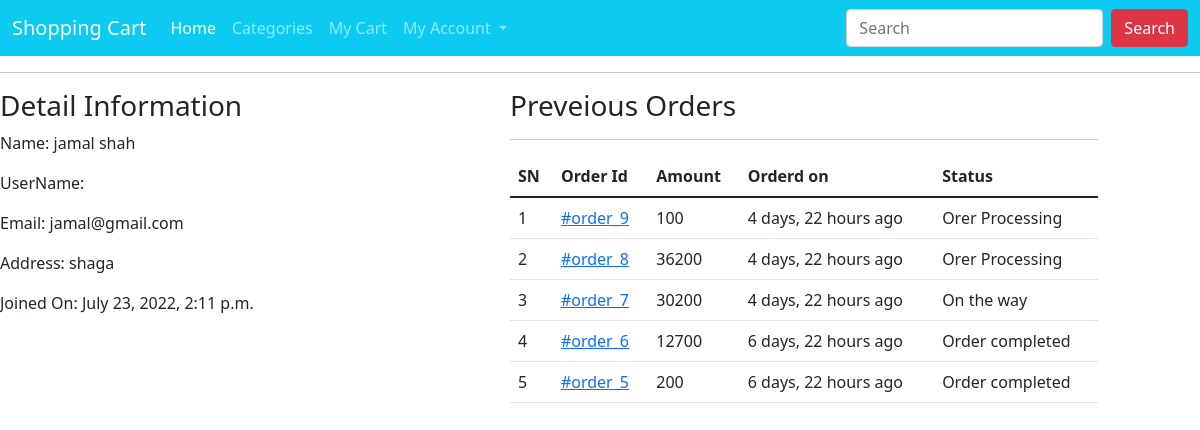
Screenshot of /profile/ (signed in) with the database file from the repository.
### ecomapp/models.py (models this page shows, shortened)
class Customer(models.Model):
    user=models.OneToOneField(User, on_delete=models.CASCADE)
    full_name=models.CharField(max_length=200)
    address=models.CharField(max_length=200, null=True, blank=True)
    joined_on=models.DateTimeField(auto_now_add=True)

class Order (models.Model):
    cart=models.OneToOneField(Cart, on_delete=models.CASCADE)
    ordered_by=models.CharField(max_length=200)
    shipping_address=models.CharField(max_length=200)
    mobile=models.CharField(max_length=10)
    email=models.EmailField(null=True, blank=True)
    subtotal=models.PositiveBigIntegerField()
    discount=models.PositiveBigIntegerField()
    total=models.PositiveBigIntegerField()
    order_status=models.CharField(max_length=50, choices=ORDER_STATUS)
    created_at=models.DateTimeField(auto_now_add=True)
    payment_method=models.CharField(max_length=20, choices=METHOD, default="Cash on Delivery")
    payment_completed=models.BooleanField(default=False, null=True, blank=True)

### ecomapp/views.py (the view)
# urls.py: path("profile/", CustomerProfileView.as_view(), name="customerprofile"),
class CustomerProfileView(TemplateView):
    template_name="customerprofile.html"
    def dispatch(self, request, *args, **kwargs):
        if request.user.is_authenticated and request.user.customer:
            pass
        else:
            return redirect("/login/?next=/profile/")
        return super().dispatch(request, *args, **kwargs)
    def get_context_data(self, **kwargs):
        context=super().get_context_data(**kwargs)
        customer=self.request.user.customer
        context['customer']=customer
        orders=Order.objects.filter(cart__customer=customer).order_by("-id")
        context["orders"]=orders
        return context

### templates/customerprofile.html (shortened to what this page needs)
{% extends 'base.html'%}
{% block content %}
<div class="continaer">
    <div class="row">
        <div class="col-md-5">
            <h3> Detail Information</h3>
            <p> <span>Name: </span>{{customer.full_name}}</p>
            <p> <span>UserName: </span>{{customer.user..username}}</p>
            <p> <span>Email: </span>{{customer.user.email}}</p>
            <p> <span>Address: </span>{{customer.address}}</p>
            <p> <span>Joined On: </span>{{customer.joined_on}}</p>
        </div>
        <div class="col-md-6">
            <h3> Preveious Orders </h3>
            <hr>
            <table class="table">
                <thead>
                    <tr>
                        <th> SN</th>
                        <th> Order Id</th>
                        <th> Amount </th>
                        <th> Orderd on </th>
                        <th> Status </th>
                        </tr>
                    </thead>
                    <tbody>
                        {% for ord in orders %}
                        <tr>
                            <td> {{forloop.counter}}</td>
                            <td><a href="{% url 'ecomapp:customerorderdetail' ord.pk %}">  #order_{{ord.id}}</a></td>
                            <td> {{ord.total}}</td>
                            <td> {{ord.created_at|timesince}} ago</td>
                            <td> {{ord.order_status}}</td>
                        </tr>{% endfor %}
        </div>
    </div>
</div>
{% endblock %}

### rows the page displays
Customer: full_name "jamal shah", user.email "jamal@gmail.com", address "shaga", joined_on "July 23, 2022, 2:11 p.m."
Order: id "9", total "100", created_at "4 days, 22 hours", order_status "Orer Processing"
Order: id "8", total "36200", created_at "4 days, 22 hours", order_status "Orer Processing"
Order: id "7", total "30200", created_at "4 days, 22 hours", order_status "On the way"
Order: id "6", total "12700", created_at "6 days, 22 hours", order_status "Order completed"
Order: id "5", total "200", created_at "6 days, 22 hours", order_status "Order completed"
